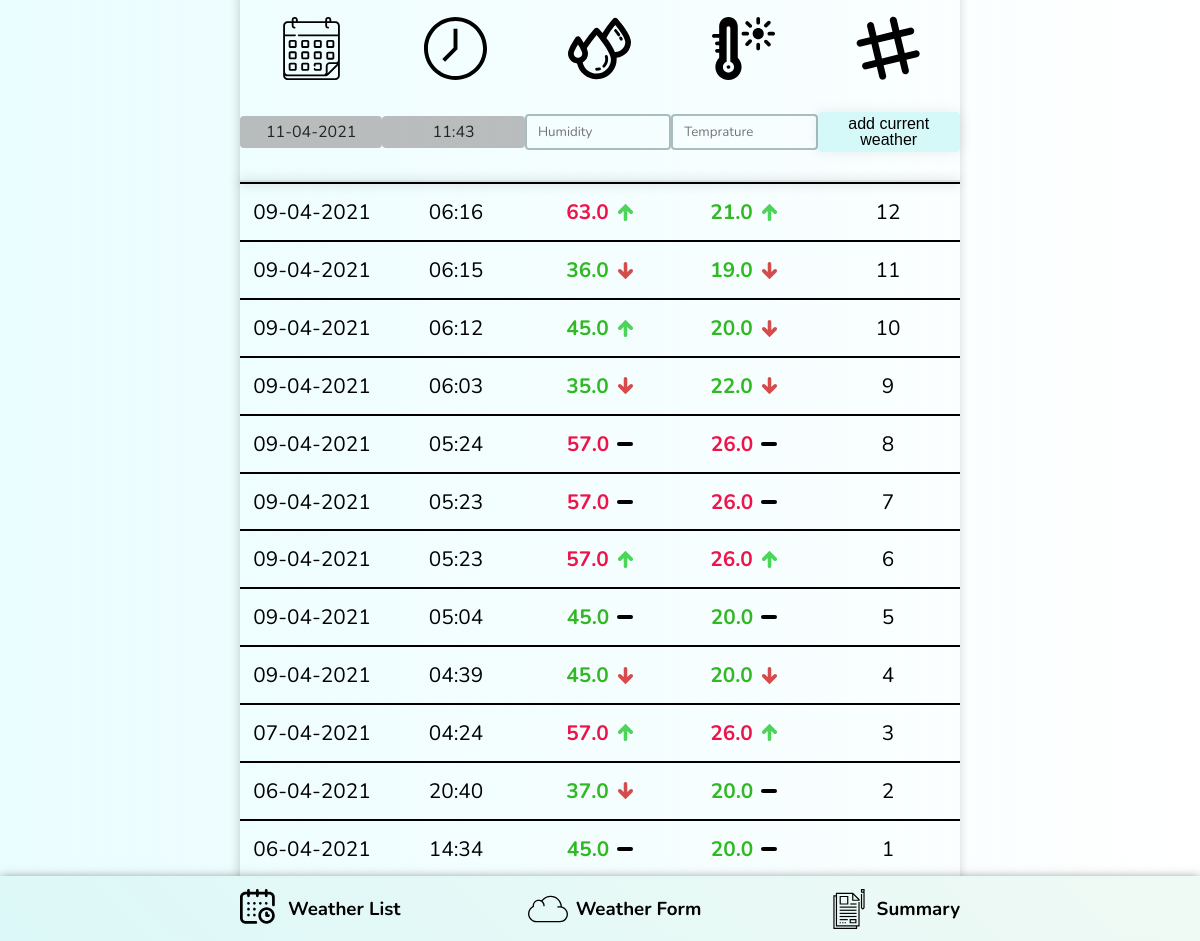
Page /list/ on the committed database.
### core/models.py (models this page shows)
class Weather(models.Model):
    temperature = models.FloatField(
        validators=[MaxValueValidator(28), MinValueValidator(19)]
    )
    humidity = models.FloatField(
        validators=[MaxValueValidator(65), MinValueValidator(35)]
    )
    time_recorded = models.DateTimeField(auto_now_add=True, blank=True)
    def __str__(self):
        return str(self.time_recorded)

### frontend/views.py (the view)
# urls.py: path('list/', WeatherListView.as_view(), name='weather-list'),
class WeatherListView(ListView):
    template_name = "frontend/weather_list.html"
    model = Weather
    def get_context_data(self, **kwargs):
        weather_query = Weather.objects.all()
        temp_list = list(weather_query.values_list('temperature', flat=True))
        humidity_list = list(weather_query.values_list('humidity', flat=True))
        if len(temp_list) > 0:
            temp_list_compared = compare_item_to_previous(temp_list)
            humidity_list_compared = compare_item_to_previous(humidity_list)
            data = super().get_context_data(**kwargs)
            context = {
                "object_list": list(zip(data["object_list"],
                        temp_list_compared, humidity_list_compared))
            }
            print("context2222: ", context)
            return context

### frontend/views.py (called while the page is built)
def compare_item_to_previous(list):
    compared_list = []
    prev_index = list[0]
    for i in list:
        if i > prev_index:
            compared_list.append(1)
        elif i < prev_index:
            compared_list.append(2)
        else:
            compared_list.append(0)
        prev_index = i
    return compared_list

### frontend/templates/frontend/weather_list.html (shortened to what this page needs)
{% extends 'frontend/base.html' %}
{% load static %}
{% block content %}
<div class="container">
    <div class="container__inner-container upper">
        <div class="container__child container__icons">
        </div>
        <form id="add-weather-form" class="container__child container__form">
            <div class="unit container__form__datetime">{% now "j\-m\-Y" %}</div>
            <div class="container__form__datetime">{% now "H:i" %}</div>
            <div class="container__form__weather">
                <input id="humidity_input" type="number" placeholder="Humidity" min="35" max="65">
            </div>
            <div class="container__form__weather">
                <input id="temprature_input" type="number" placeholder="Temprature" min="19" max="28">
            </div>
            <button type="submit" id="weather_button" class="container__form__button">
                add current weather</button>
        </form>
    </div>
    <div class="container__inner-container down">
        {% for i in object_list reversed %}
        <div class="container__child container__data">
            <div class="container__data__date">{{i.0.time_recorded|date:"d-m-Y"}}</div>
            <div class="container__data__time">{{i.0.time_recorded|time:"H:i"}}</div>
            <div class="container__data__weather container__data__humidity">
                <h1 class="data__text {% if i.0.humidity > 55 %} c_red {%else%} c_green {%endif%}">
                    {{ i.0.humidity }}</h1>
                {% if i.2 == 1 %}
                <svg width="17" height="17" viewBox="0 0 17 17" fill="none" xmlns="http://www.w3.org/2000/svg">
                    <g clip-path="url(#clip0)">
                        <path
                            d="M1.5202 6.8327L8.24931 0.103593C8.38743 -0.0345309 8.61198 -0.0345309 8.75011 0.103593L15.4792 6.8327C16.2031 7.55663 16.2031 8.73456 15.4792 9.45848C14.7553 10.1824 13.5773 10.1824 12.8534 9.45848L10.2709 6.87593V15.2292C10.2709 16.2053 9.47612 17 8.50006 17C7.52399 17 6.72925 16.2053 6.72925 15.2292V6.8759L4.1467 9.45845C3.42278 10.1824 2.24485 10.1824 1.52093 9.45845C0.797006 8.73526 0.797006 7.55659 1.5202 6.8327Z"
                            fill="#4CD659" />
                    </g>
                    <defs>
                        <clipPath id="clip0">
                            <rect width="17" height="17" fill="white" transform="matrix(-1 0 0 1 17 0)" />
                        </clipPath>
                    </defs>
                </svg>
                {% elif i.2 == 2 %}
                <svg width="17" height="17" viewBox="0 0 17 17" fill="none" xmlns="http://www.w3.org/2000/svg">
                    <g clip-path="url(#clip0)">
                        <path
                            d="M15.4798 10.1673L8.75069 16.8964C8.61257 17.0345 8.38802 17.0345 8.2499 16.8964L1.52082 10.1673C0.796896 9.44337 0.796896 8.26544 1.52082 7.54152C2.24474 6.8176 3.42267 6.8176 4.14659 7.54152L6.72914 10.1241V1.77077C6.72914 0.794708 7.52388 -3.24249e-05 8.49995 -3.24249e-05C9.47601 -3.24249e-05 10.2708 0.794708 10.2708 1.77077V10.1241L12.8533 7.54155C13.5772 6.81763 14.7552 6.81763 15.4791 7.54155C16.203 8.26474 16.203 9.44341 15.4798 10.1673Z"
                            fill="#D64C4C" />
                    </g>
                    <defs>
                        <clipPath id="clip0">
                            <rect width="17" height="17" fill="white" transform="matrix(1 0 0 -1 0 17)" />
                        </clipPath>
                    </defs>
                </svg>
                {% else %}
                <svg width="16" height="4" viewBox="0 0 16 4" fill="none" xmlns="http://www.w3.org/2000/svg">
                    <line x1="2" y1="2" x2="14" y2="2" stroke="black" stroke-width="4" stroke-linecap="round"
                        stroke-linejoin="round" />
                </svg>
                {%endif%}
            </div>
            <div class="container__data__weather container__data__temp">
                <h1 class="data__text  {% if i.0.temperature > 25 %} c_red {%else%} c_green {%endif%}">
                    {{ i.0.temperature }}</h1>
                {% if i.1 == 1 %}
                <svg width="17" height="17" viewBox="0 0 17 17" fill="none" xmlns="http://www.w3.org/2000/svg">
                    <g clip-path="url(#clip0)">
                        <path
                            d="M1.5202 6.8327L8.24931 0.103593C8.38743 -0.0345309 8.61198 -0.0345309 8.75011 0.103593L15.4792 6.8327C16.2031 7.55663 16.2031 8.73456 15.4792 9.45848C14.7553 10.1824 13.5773 10.1824 12.8534 9.45848L10.2709 6.87593V15.2292C10.2709 16.2053 9.47612 17 8.50006 17C7.52399 17 6.72925 16.2053 6.72925 15.2292V6.8759L4.1467 9.45845C3.42278 10.1824 2.24485 10.1824 1.52093 9.45845C0.797006 8.73526 0.797006 7.55659 1.5202 6.8327Z"
                            fill="#4CD659" />
                    </g>
                    <defs>
                        <clipPath id="clip0">
                            <rect width="17" height="17" fill="white" transform="matrix(-1 0 0 1 17 0)" />
                        </clipPath>
                    </defs>
                </svg>
                {% elif i.1 == 2 %}
                <svg width="17" height="17" viewBox="0 0 17 17" fill="none" xmlns="http://www.w3.org/2000/svg">
                    <g clip-path="url(#clip0)">
                        <path
                            d="M15.4798 10.1673L8.75069 16.8964C8.61257 17.0345 8.38802 17.0345 8.2499 16.8964L1.52082 10.1673C0.796896 9.44337 0.796896 8.26544 1.52082 7.54152C2.24474 6.8176 3.42267 6.8176 4.14659 7.54152L6.72914 10.1241V1.77077C6.72914 0.794708 7.52388 -3.24249e-05 8.49995 -3.24249e-05C9.47601 -3.24249e-05 10.2708 0.794708 10.2708 1.77077V10.1241L12.8533 7.54155C13.5772 6.81763 14.7552 6.81763 15.4791 7.54155C16.203 8.26474 16.203 9.44341 15.4798 10.1673Z"
                            fill="#D64C4C" />
                    </g>
                    <defs>
                        <clipPath id="clip0">
                            <rect width="17" height="17" fill="white" transform="matrix(1 0 0 -1 0 17)" />
                        </clipPath>
                    </defs>
                </svg>
                {% else %}
                <svg width="16" height="4" viewBox="0 0 16 4" fill="none" xmlns="http://www.w3.org/2000/svg">
                    <line x1="2" y1="2" x2="14" y2="2" stroke="black" stroke-width="4" stroke-linecap="round"
                        stroke-linejoin="round" />
                </svg>
                {%endif%}
            </div>
            <div class="container__data__id">{{ forloop.revcounter }}</div>
        </div>
        {%endfor%}
    </div>
</div>
{% endblock %}

### frontend/templates/frontend/base.html (shortened to what this page needs)
{% load static %}
<!DOCTYPE html>
<html lang="en">
<head>
    <link rel="stylesheet" href="{% static '/css/main.css' %}">
</head>
<body>
    {% block content %}
    {% endblock %}
    {% include 'frontend/navbar.html' %}
</body>
</html>

### frontend/templates/frontend/navbar.html (shortened to what this page needs)
<div class="navbar">
    <div class="navbar__content">
        <div class="navbar__weather-list navbar__button" onclick="window.location=`http://localhost:8000/list/`;"'>
            <h3 class="navbar__button__text">Weather List</h3>
        </div>
        <div class="navbar__summary navbar__button" onclick="window.location=`http://localhost:8000/add/`;"'>
            <h3 class="navbar__button__text">Weather Form</h3>
        </div>
        <div class="navbar__summary navbar__button" onclick="window.location=`http://localhost:8000/summary/`;"'>
            <h3 class="navbar__button__text">Summary</h3>
        </div>
    </div>
</div>

### static/build/css/main.css (style rules this page uses)
.container__data__weather,.container__form div,.flex-center { display:flex;justify-content:center;align-items:center }
.button,.container__form__button,.data-line__delete,.weather-form__sumbit { cursor:pointer;transition:all .5s;padding:3px;box-shadow:0 0 15px rgba(0,0,0,.08) }
.button,.container__form__button,.data-line__delete,.navbar__button,.noselect,.weather-form__sumbit { -webkit-touch-callout:none;-webkit-user-select:none;-khtml-user-select:none;-moz-user-select:none;-ms-user-select:none;user-select:none }
.container__form__datetime,.passive { background-color:hsla(0,0%,62.7%,.6901960784313725);border-color:#fff;color:#252424 }
.c_green { color:#31b825 }
.c_green,.c_red { margin-right:.5rem }
.c_red { color:#ee144a }
.navbar { position:fixed;bottom:0;right:50%;transform:translateX(50%);width:100%;border-top:2px solid rgba(187,250,239,.06666666666666667);box-shadow:0 2px 10px rgba(0,0,0,.5019607843137255);background:linear-gradient(45deg,#dcf8f8,#f0faf4);z-index:100 }
.navbar__content { display:flex;justify-content:space-between;width:60%;margin:auto }
.navbar__button { display:flex;align-items:center;box-sizing:border-box;-moz-box-sizing:border-box;-webkit-box-sizing:border-box;position:relative;cursor:pointer }
.navbar__button__text { padding-left:.5rem }
.navbar__button:before { content:" ";width:10px;height:10px;position:absolute;border:0 solid #fff;transition:all .5s ease-out;bottom:2px;right:-1px;border-radius:6px;border-bottom:3px solid transparent;height:1% }
.container { width:60%;position:absolute;right:50%;transform:translateX(50%);flex-direction:column;box-shadow:-1px 8px 10px rgba(0,0,0,.18823529411764706);justify-content:flex-start;padding-top:2rem;top:-1rem;margin-bottom:4rem;padding-bottom:4rem }
.container,.container__child { display:flex;align-items:center }
.container__child { width:100%;justify-content:space-around }
.container__data { border-top:2px solid }
.container__data div { font-size:1.3rem;width:9rem;text-align:center }
.container__form { position:relative;margin:2rem }
.container__form button { padding-bottom:1.3rem;outline:none;font-size:1rem;height:2.5rem;border:1px solid hsla(0,0%,100%,0);line-height:1rem;width:9rem;border-radius:4px }
.container__form div { height:2rem;width:9rem;text-align:center;border-radius:4px }
.container__form div input { background:none;outline:none;width:90%;padding-left:10px;border-radius:6px;border:none }
.container__form__weather { border-radius:6px;border:2px solid rgba(131,158,162,.6705882352941176);transition:border .5s }
.container__form__button { background-color:#d5f8f8;border-radius:6px }
.container__form:after { content:" ";width:100%;box-shadow:-1px 1px 11px 0 rgba(0,0,0,.37);position:absolute;background:rgba(26,41,41,.13);height:2px;bottom:-1.9rem }
.container__inner-container { display:flex;flex-direction:column;justify-content:center;align-items:center;width:100% }
.container__inner-container.upper { position:fixed }
.container__inner-container.down { margin-top:10.4rem }
.data__text { font-size:1.3rem }
body { background:linear-gradient(45deg,rgba(190,249,255,.3215686274509804),hsla(0,0%,100%,.5215686274509804)) }
body,input { font-family:Nunito,sans-serif }

### rows in the picture
Weather: time_recorded "09-04-2021", time_recorded "06:16", humidity "63.0", temperature "21.0"
Weather: time_recorded "09-04-2021", time_recorded "06:15", humidity "36.0", temperature "19.0"
Weather: time_recorded "09-04-2021", time_recorded "06:12", humidity "45.0", temperature "20.0"
Weather: time_recorded "09-04-2021", time_recorded "06:03", humidity "35.0", temperature "22.0"
Weather: time_recorded "09-04-2021", time_recorded "05:24", humidity "57.0", temperature "26.0"
Weather: time_recorded "09-04-2021", time_recorded "05:23", humidity "57.0", temperature "26.0"
Weather: time_recorded "09-04-2021", time_recorded "05:23", humidity "57.0", temperature "26.0"
Weather: time_recorded "09-04-2021", time_recorded "05:04", humidity "45.0", temperature "20.0"
Weather: time_recorded "09-04-2021", time_recorded "04:39", humidity "45.0", temperature "20.0"
Weather: time_recorded "07-04-2021", time_recorded "04:24", humidity "57.0", temperature "26.0"
Weather: time_recorded "06-04-2021", time_recorded "20:40", humidity "37.0", temperature "20.0"
Weather: time_recorded "06-04-2021", time_recorded "14:34", humidity "45.0", temperature "20.0"
